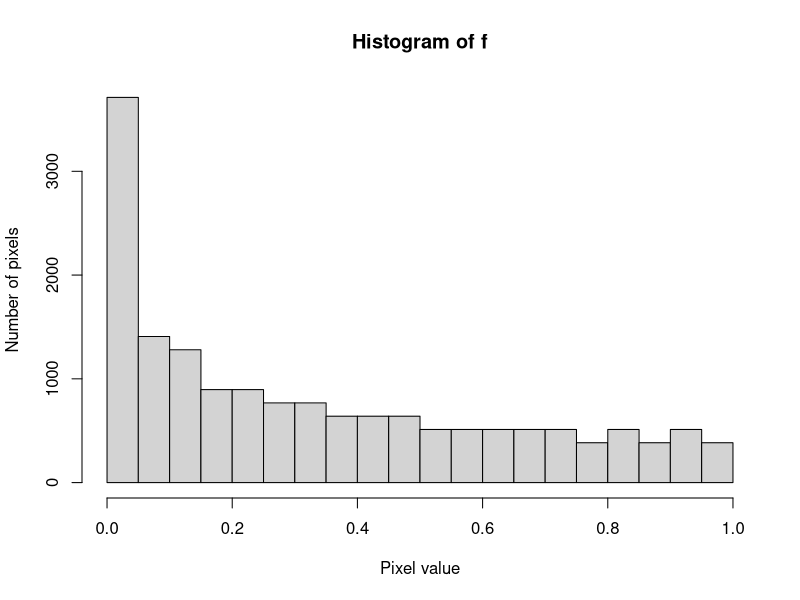

R code for this plot:
library(spatstat)


### Name: hist.funxy
### Title: Histogram of Values of a Spatial Function
### Aliases: hist.funxy
### Keywords: spatial methods

### ** Examples

  f <- funxy(function(x,y) {x^2}, unit.square())
  hist(f)
